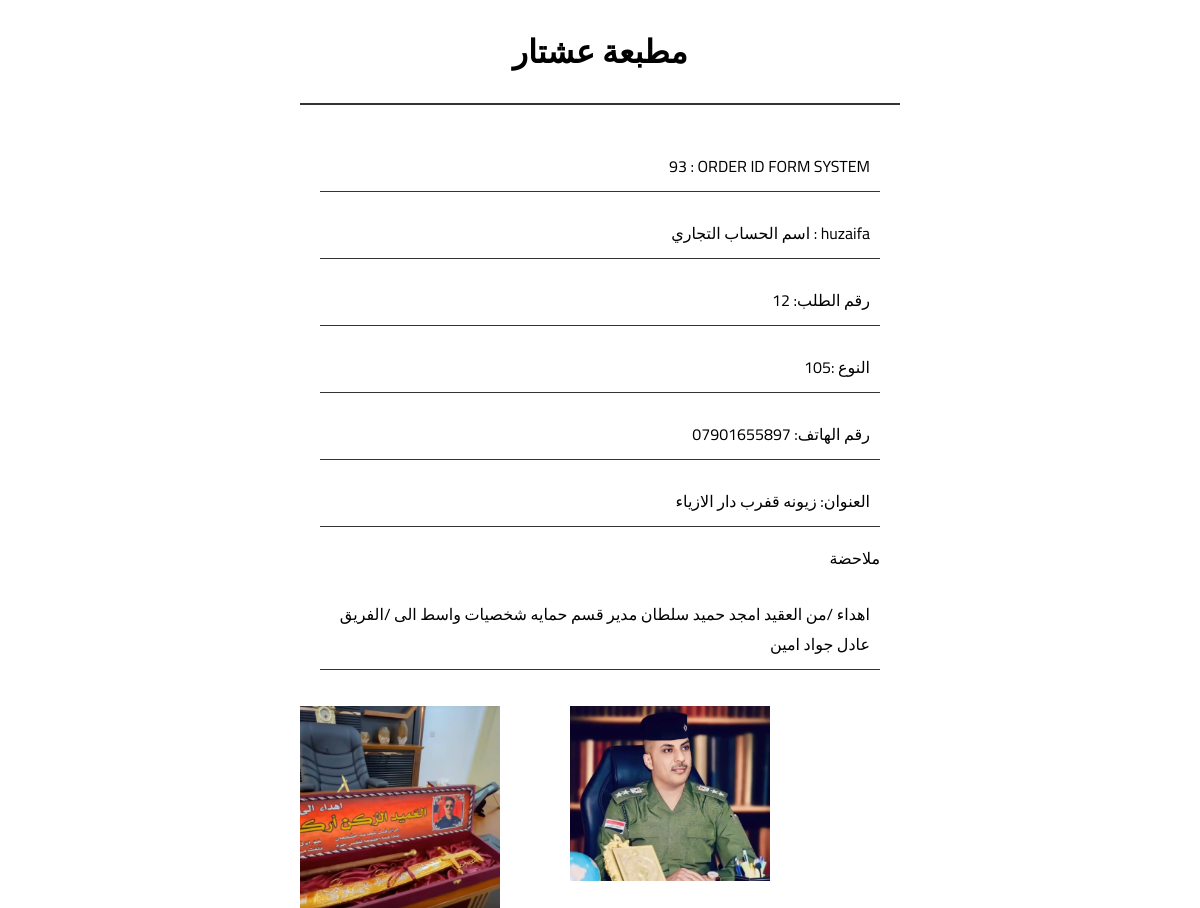
The page /qaryat/orders/user_order.php?id=93 (signed in) on the database its author committed.
### tables this page shows
CREATE TABLE `orders` (
  `id` int(11) NOT NULL,
  `orderN` varchar(255) NOT NULL,
  `price` int(255) NOT NULL,
  `note` varchar(255) NOT NULL,
  `userNumber` varchar(255) NOT NULL,
  `addreces` varchar(255) NOT NULL,
  `user_id` varchar(255) NOT NULL,
  `order_page_name` varchar(255) NOT NULL,
  `page_name` varchar(255) NOT NULL,
  `statuse` varchar(50) NOT NULL,
  `priceAd` int(255) NOT NULL,
  `Governorate` varchar(255) NOT NULL
);

CREATE TABLE `user_form` (
  `id` int(100) NOT NULL,
  `name` varchar(100) NOT NULL,
  `email` varchar(100) NOT NULL,
  `password` varchar(100) NOT NULL,
  `image` varchar(100) NOT NULL,
  `usertype` varchar(255) NOT NULL
);

CREATE TABLE `tb_images` (
  `id` int(11) NOT NULL,
  `name` varchar(30) DEFAULT NULL,
  `image` text DEFAULT NULL,
  `order_id` int(11) NOT NULL
);

### qaryat/orders/user_order.php (the view, shortened to what this page needs)
<?php
include "../controle/db_conn.php";
$id = $_GET["id"];
  $sql = "SELECT * FROM `orders` WHERE id = $id LIMIT 1";
    $result = mysqli_query($conn, $sql);
    $row = mysqli_fetch_assoc($result);
include '../login/config.php';
$user_id = $_SESSION['user_id'];
?>
<!DOCTYPE html>
<html>
<head>
	<link rel="stylesheet" type="text/css" href="style.css?v=<?php echo time(); ?>">
</head>
<body>
	<div class="haeder-order">
		<h1> مطبعة عشتار </h1>
	</div>
       <div class="order-description">
        <?php
         $sqlUser = "SELECT * FROM `user_form` WHERE id = '$user_id'";
          $userInfo = mysqli_query($conn, $sqlUser);
          $userInfoN = mysqli_fetch_assoc($userInfo);
        ?>
        <p class="text-p "><?php echo $row['id'] ?> : ORDER ID FORM SYSTEM </p>
       	<p class="text-p "> اسم  الحساب التجاري : <?php echo $userInfoN['name'] ?></p>
       	<p class="text-p "> <?php echo $row['orderN'] ?> :رقم الطلب </p>
       	<p class="text-p "> النوع :<?php echo $row['price'] ?> </p>
       	<p class="text-p "><?php echo $row["userNumber"] ?> :رقم الهاتف </p>
       	<p class="text-p ">العنوان: <?php echo $row["addreces"]  ?>  </p>
        <span>ملاحضة </span>
       	<p class="text-p ">  <?php echo $row["note"]  ?> </p>
       </div>
    <div class="images">
    <?php
$foringkeyImages = mysqli_query($conn,  "SELECT * FROM `orders` WHERE user_id = '$user_id' ORDER BY ID DESC LIMIT 1");
$foringkeyImage = mysqli_fetch_assoc($foringkeyImages);
  $order_idN = $foringkeyImage['id'];
      $rows = mysqli_query($conn, "SELECT * FROM tb_images WHERE order_id = '$order_idN'  ORDER BY ID DESC LIMIT 1 ");
      ?>
      <?php foreach ($rows as $row) : ?>
          <?php
          foreach (json_decode($row["image"]) as $image) : ?>
          <img src="../img/uploads/<?php echo $image; ?>" width = 200>
          <?php endforeach; ?>
      <?php endforeach; ?>
    </div>
</body>
</html>

### qaryat/orders/style.css (style rules this page uses)
* { font-family: 'Cairo', sans-serif; }
body { text-align: center; max-height: 100vh; width: 600px; margin: auto; }
.haeder-order { border-bottom: solid 2px #333; }
.order-description { text-align: right; padding: 20px; }
.order-description p.text-p { border-bottom: solid 1px #333; padding: 10px; }
.images { display: grid; grid-template-columns: repeat(3, auto); grid-gap: 10px; text-align: center; }
.images img { width: 200px; }

### rows shown on the page
orders: id "93", orderN "12", price "105", userNumber "07901655897", addreces "زيونه قفرب دار الازياء", note "اهداء /من العقيد امجد حميد سلطان مدير قسم حمايه شخصيات واسط الى /الفريق عادل جواد امين"
user_form: name "huzaifa"
